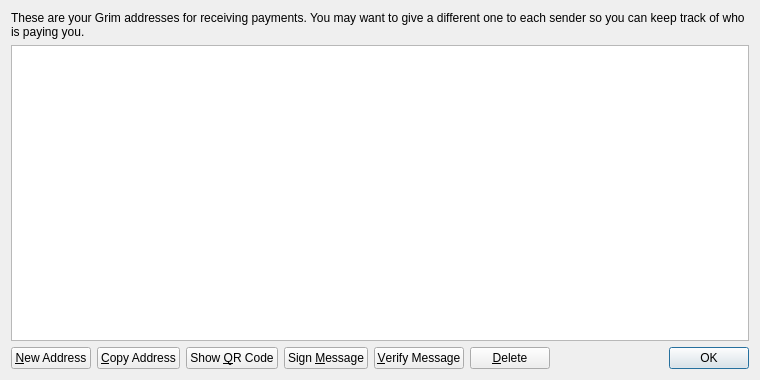
<?xml version="1.0" encoding="UTF-8"?>
<ui version="4.0">
 <class>AddressBookPage</class>
 <widget class="QWidget" name="AddressBookPage">
  <property name="geometry">
   <rect>
    <x>0</x>
    <y>0</y>
    <width>760</width>
    <height>380</height>
   </rect>
  </property>
  <property name="windowTitle">
   <string>Address Book</string>
  </property>
  <layout class="QVBoxLayout" name="verticalLayout">
   <item>
    <widget class="QLabel" name="labelExplanation">
     <property name="text">
      <string>These are your Grim addresses for receiving payments. You may want to give a different one to each sender so you can keep track of who is paying you.</string>
     </property>
     <property name="textFormat">
      <enum>Qt::PlainText</enum>
     </property>
     <property name="wordWrap">
      <bool>true</bool>
     </property>
    </widget>
   </item>
   <item>
    <widget class="QTableView" name="tableView">
     <property name="contextMenuPolicy">
      <enum>Qt::CustomContextMenu</enum>
     </property>
     <property name="toolTip">
      <string>Double-click to edit address or label</string>
     </property>
     <property name="tabKeyNavigation">
      <bool>false</bool>
     </property>
     <property name="alternatingRowColors">
      <bool>true</bool>
     </property>
     <property name="selectionMode">
      <enum>QAbstractItemView::SingleSelection</enum>
     </property>
     <property name="selectionBehavior">
      <enum>QAbstractItemView::SelectRows</enum>
     </property>
     <property name="sortingEnabled">
      <bool>true</bool>
     </property>
     <attribute name="verticalHeaderVisible">
      <bool>false</bool>
     </attribute>
    </widget>
   </item>
   <item>
    <layout class="QHBoxLayout" name="horizontalLayout">
     <item>
      <widget class="QPushButton" name="newAddressButton">
       <property name="toolTip">
        <string>Create a new address</string>
       </property>
       <property name="text">
        <string>&amp;New Address</string>
       </property>
       <property name="icon">
        <iconset resource="../bitcoin.qrc">
         <normaloff>:/icons/add</normaloff>:/icons/add</iconset>
       </property>
      </widget>
     </item>
     <item>
      <widget class="QPushButton" name="copyToClipboard">
       <property name="toolTip">
        <string>Copy the currently selected address to the system clipboard</string>
       </property>
       <property name="text">
        <string>&amp;Copy Address</string>
       </property>
       <property name="icon">
        <iconset resource="../bitcoin.qrc">
         <normaloff>:/icons/editcopy</normaloff>:/icons/editcopy</iconset>
       </property>
      </widget>
     </item>
     <item>
      <widget class="QPushButton" name="showQRCode">
       <property name="text">
        <string>Show &amp;QR Code</string>
       </property>
       <property name="icon">
        <iconset resource="../bitcoin.qrc">
         <normaloff>:/icons/qrcode</normaloff>:/icons/qrcode</iconset>
       </property>
      </widget>
     </item>
     <item>
      <widget class="QPushButton" name="signMessage">
       <property name="toolTip">
        <string>Sign a message to prove you own a Grim address</string>
       </property>
       <property name="text">
        <string>Sign &amp;Message</string>
       </property>
       <property name="icon">
        <iconset resource="../bitcoin.qrc">
         <normaloff>:/icons/edit</normaloff>:/icons/edit</iconset>
       </property>
      </widget>
     </item>
     <item>
      <widget class="QPushButton" name="verifyMessage">
       <property name="toolTip">
        <string>Verify a message to ensure it was signed with a specified Grim address</string>
       </property>
       <property name="text">
        <string>&amp;Verify Message</string>
       </property>
       <property name="icon">
        <iconset resource="../bitcoin.qrc">
         <normaloff>:/icons/transaction_0</normaloff>:/icons/transaction_0</iconset>
       </property>
      </widget>
     </item>
     <item>
      <widget class="QPushButton" name="deleteButton">
       <property name="toolTip">
        <string>Delete the currently selected address from the list</string>
       </property>
       <property name="text">
        <string>&amp;Delete</string>
       </property>
       <property name="icon">
        <iconset resource="../bitcoin.qrc">
         <normaloff>:/icons/remove</normaloff>:/icons/remove</iconset>
       </property>
      </widget>
     </item>
     <item>
      <spacer name="horizontalSpacer">
       <property name="orientation">
        <enum>Qt::Horizontal</enum>
       </property>
       <property name="sizeHint" stdset="0">
        <size>
         <width>40</width>
         <height>20</height>
        </size>
       </property>
      </spacer>
     </item>
     <item>
      <widget class="QDialogButtonBox" name="buttonBox">
       <property name="sizePolicy">
        <sizepolicy hsizetype="Maximum" vsizetype="Fixed">
         <horstretch>0</horstretch>
         <verstretch>0</verstretch>
        </sizepolicy>
       </property>
       <property name="standardButtons">
        <set>QDialogButtonBox::Ok</set>
       </property>
      </widget>
     </item>
    </layout>
   </item>
  </layout>
 </widget>
 <resources>
  <include location="../bitcoin.qrc"/>
 </resources>
 <connections/>
</ui>
